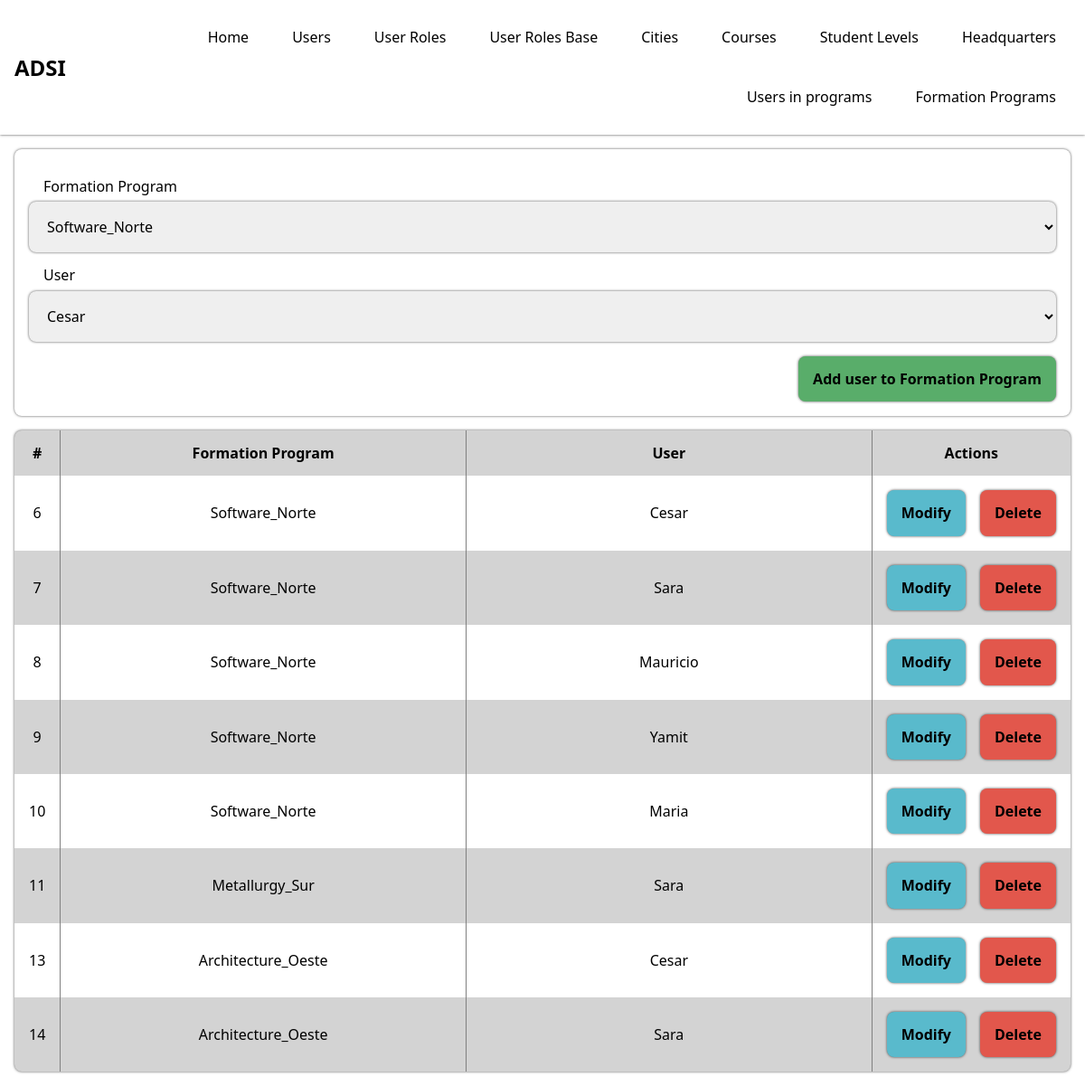
Screenshot of /user_formation_programs.php with the database file from the repository.
### tables this page shows
CREATE TABLE `user_formation_programs` (
  `id` int(11) NOT NULL,
  `formation_program` int(11) DEFAULT NULL,
  `user` int(11) DEFAULT NULL
);

CREATE TABLE `formation_programs` (
  `id` int(11) NOT NULL,
  `instructor` int(11) DEFAULT NULL,
  `course` int(11) DEFAULT NULL,
  `headquarter` int(11) DEFAULT NULL,
  `name` varchar(255) NOT NULL
);

CREATE TABLE `users` (
  `id` int(11) NOT NULL,
  `name` varchar(255) NOT NULL,
  `surname` varchar(255) NOT NULL,
  `address` varchar(255) NOT NULL,
  `phone` varchar(255) NOT NULL,
  `city` int(11) DEFAULT NULL,
  `email` varchar(255) NOT NULL,
  `password` varchar(255) NOT NULL,
  `student_level` int(11) DEFAULT NULL
);

### php/function.php (called while the page is built, shortened)
<?php
function dbQuery($query)
{
  $connection = mysqli_connect("localhost", "slogive", "123456789", "courses_platform");
  $result = mysqli_query($connection, $query);
  return $result;
}

### user_formation_programs.php (the view, shortened to what this page needs)
<!DOCTYPE html>
<html lang="es-CO">
<head>
  <?php
  include("./modules/head.php");
  include("./php/function.php");
  ?>
</head>
<body>
  <?php
  include("./modules/nav.php");
  ?>
  <main class="main">
    <form action="" method="post">
      <label for="formation_program">Formation Program</label>
      <select name="formation_program" id="formation_program">
        <?php
        $__results = dbQuery("SELECT * FROM formation_programs");
        while ($_row = mysqli_fetch_object($__results)) {
          $selected = isset($row->formation_program) && $_row->id == $row->formation_program ? 'selected' : '';
          echo "<option value='$_row->id' $selected>$_row->name</option>";
        }
        ?>
      </select>
      <label for="user">User</label>
      <select name="user" id="user">
        <?php
        $__results = dbQuery("SELECT * FROM users");
        while ($_row = mysqli_fetch_object($__results)) {
          $selected = isset($row->user) && $_row->id == $row->user ? 'selected' : '';
          echo "<option value='$_row->id' $selected>$_row->name</option>";
        }
        ?>
      </select>
      <div class="form_actions">
        <?php echo isset($_GET['put']) ?
          '<input type="submit" name="submit" value="Edit Formation Program for user"><input onclick="cancel(\'user_formation_programs\')" type="button" value="Cancel">'
          :
          '<input type="submit" name="submit" value="Add user to Formation Program">'
        ?>
      </div>
    </form>
    <div class="table">
      <div class="body c4">
        <div class="header">#</div>
        <div class="header">Formation Program</div>
        <div class="header">User</div>
        <div class="header">Actions</div>
        <?php
        $result = dbQuery("SELECT *, ufp.id AS id, u.id AS user_id, u.name AS user_name FROM user_formation_programs AS ufp JOIN users AS u ON ufp.user = u.id JOIN formation_programs AS fp ON ufp.formation_program = fp.id");
        while ($row = mysqli_fetch_object($result)) {
        ?>
          <div><?php echo $row->id ?></div>
          <div><?php echo $row->name ?></div>
          <div><?php echo $row->user_name ?></div>
          <div class="actions">
            <a href="user_formation_programs?id=<?php echo $row->id ?>&user_id=<?php $row->user_id ?>&put">
              Modify
            </a>
            <a href="user_formation_programs?id=<?php echo $row->id ?>&delete">
              Delete
            </a>
          </div>
        <?php } ?>
      </div>
    </div>
  </main>
</body>
</html>

### styles/global.css (style rules this page uses)
html { line-height: 1.15; -webkit-text-size-adjust: 100%; }
body { margin: 0; min-height: 100vh; font-family: system-ui, -apple-system, BlinkMacSystemFont, "Segoe UI", Roboto, Oxygen, Ubuntu, Cantarell, "Open Sans", "Helvetica Neue", sans-serif, monospace; overflow-y: scroll; }
main { display: block; }
a { background-color: transparent; }
button, input, optgroup, select, textarea { font-family: inherit; font-size: 100%; line-height: 1.15; margin: 0; }
button, input { overflow: visible; }
button, select { text-transform: none; }
button, [type=button], [type=reset], [type=submit] { -webkit-appearance: button; }
:root { --measure: 16px; }
@media screen and (min-width: 769px) { :root { --measure: 16px; } }
.main { display: grid; padding: var(--measure); gap: var(--measure); }
.main form { display: grid; padding: var(--measure); border-radius: 8px; -webkit-box-shadow: 0px 0px 3px 0px rgba(0, 0, 0, 0.7); -moz-box-shadow: 0px 0px 3px 0px rgba(0, 0, 0, 0.7); box-shadow: 0px 0px 3px 0px rgba(0, 0, 0, 0.7); }
.main form label { padding: 0 var(--measure); margin-top: var(--measure); margin-bottom: calc(var(--measure) / 2); }
.main form input { border: none; outline: none; padding: var(--measure); border-radius: 8px; -webkit-box-shadow: 0px 0px 3px 0px rgba(0, 0, 0, 0.7); -moz-box-shadow: 0px 0px 3px 0px rgba(0, 0, 0, 0.7); box-shadow: 0px 0px 3px 0px rgba(0, 0, 0, 0.7); }
.main form select { outline: none; border: none; border-radius: 8px; padding: var(--measure); -webkit-box-shadow: 0px 0px 3px 0px rgba(0, 0, 0, 0.7); -moz-box-shadow: 0px 0px 3px 0px rgba(0, 0, 0, 0.7); box-shadow: 0px 0px 3px 0px rgba(0, 0, 0, 0.7); }
.main form .form_actions { display: grid; grid-template-columns: repeat(2, min-content); justify-content: right; }
.main form .form_actions input[type=submit] { background: #59ad6a; }
.main form .form_actions input[type=submit], .main form .form_actions input[type=button] { padding: var(--measure); border-radius: 8px; outline: none; border: none; transition: all ease-in-out 150ms; margin-top: var(--measure); font-weight: bold; -webkit-box-shadow: 0px 0px 3px 0px rgba(0, 0, 0, 0.7); -moz-box-shadow: 0px 0px 3px 0px rgba(0, 0, 0, 0.7); box-shadow: 0px 0px 3px 0px rgba(0, 0, 0, 0.7); }
.main .table { display: grid; border-radius: 8px; -webkit-box-shadow: 0px 0px 3px 0px rgba(0, 0, 0, 0.7); -moz-box-shadow: 0px 0px 3px 0px rgba(0, 0, 0, 0.7); box-shadow: 0px 0px 3px 0px rgba(0, 0, 0, 0.7); }
.main .table .body { display: grid; overflow-x: scroll; overflow-y: hidden; border-radius: 8px; column-gap: 1px; background: gray; }
.main .table .body .header { font-weight: bold; }
.main .table .body div { display: grid; align-content: center; justify-content: center; padding: var(--measure); background: white; text-align: center; }
.main .table .body .actions { display: grid; gap: var(--measure); padding: var(--measure); grid-template-columns: repeat(2, auto); }
.main .table .body .actions a { text-decoration: none; transition: all ease-in-out 150ms; border-radius: 8px; color: black; padding: var(--measure); background: #f0f0f0; font-weight: bold; -webkit-box-shadow: 0px 0px 3px 0px rgba(0, 0, 0, 0.7); -moz-box-shadow: 0px 0px 3px 0px rgba(0, 0, 0, 0.7); box-shadow: 0px 0px 3px 0px rgba(0, 0, 0, 0.7); }
.main .table .body .actions a:first-of-type { background: #59bacc; }
.main .table .body .actions a:last-of-type { background: #e2574c; }
.main .table .c4 { grid-template-columns: min-content repeat(2, 1fr) min-content; }
.main .table .c4 div:nth-child(8n+1), .main .table .c4 div:nth-child(8n+2), .main .table .c4 div:nth-child(8n+3), .main .table .c4 div:nth-child(8n+4) { background: lightgray; }

### rows the page displays
user_formation_programs: id "6", formation_program.name "Software_Norte", user.name "Cesar"
user_formation_programs: id "7", formation_program.name "Software_Norte", user.name "Sara"
user_formation_programs: id "8", formation_program.name "Software_Norte", user.name "Mauricio"
user_formation_programs: id "9", formation_program.name "Software_Norte", user.name "Yamit"
user_formation_programs: id "10", formation_program.name "Software_Norte", user.name "Maria"
user_formation_programs: id "11", formation_program.name "Metallurgy_Sur", user.name "Sara"
user_formation_programs: id "13", formation_program.name "Architecture_Oeste", user.name "Cesar"
user_formation_programs: id "14", formation_program.name "Architecture_Oeste", user.name "Sara"

### other values shown
form field formation_program "Software_Norte"
form field user "Cesar"
